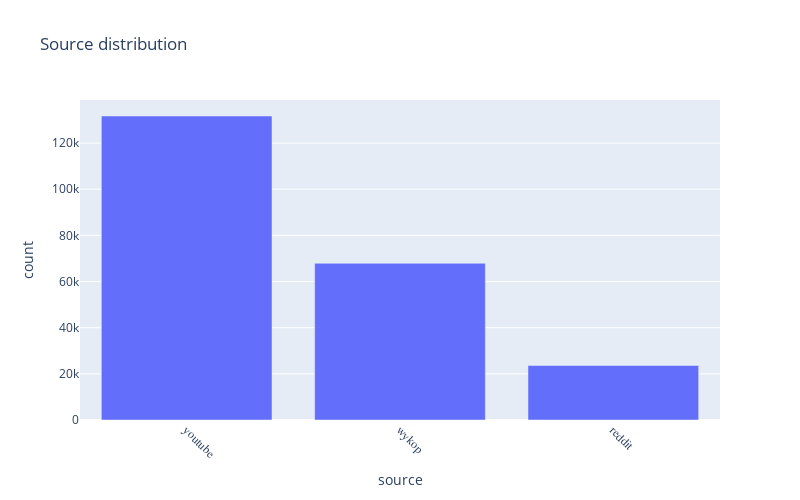

Notebook code for this chart:
### Code cell
fig = px.bar(grouped_source, x='source', y='count', title="Source distribution")
fig.update_layout(height=500, width=800)
fig.update_xaxes(tickangle=45, tickfont=dict(family='Rockwell', size=12))
fig.show()

### Figure 1 — Plotly figure (JSON) as saved in the notebook; plotly's stock layout.template omitted (floating-point values rounded to 4 significant figures)
{"data": [{"alignmentgroup": "True", "hovertemplate": "source=%{x}<br>count=%{y}<extra></extra>", "legendgroup": "", "marker": {"color": "#636efa", "pattern": {"shape": ""}}, "name": "", "offsetgroup": "", "orientation": "v", "showlegend": false, "textposition": "auto", "type": "bar", "x": ["youtube", "wykop", "reddit"], "xaxis": "x", "y": [131734, 67895, 23616], "yaxis": "y"}], "layout": {"barmode": "relative", "height": 500, "legend": {"tracegroupgap": 0}, "title": {"text": "Source distribution"}, "width": 800, "xaxis": {"anchor": "y", "domain": [0, 1], "tickangle": 45, "tickfont": {"family": "Rockwell", "size": 12}, "title": {"text": "source"}}, "yaxis": {"anchor": "x", "domain": [0, 1], "title": {"text": "count"}}}}
